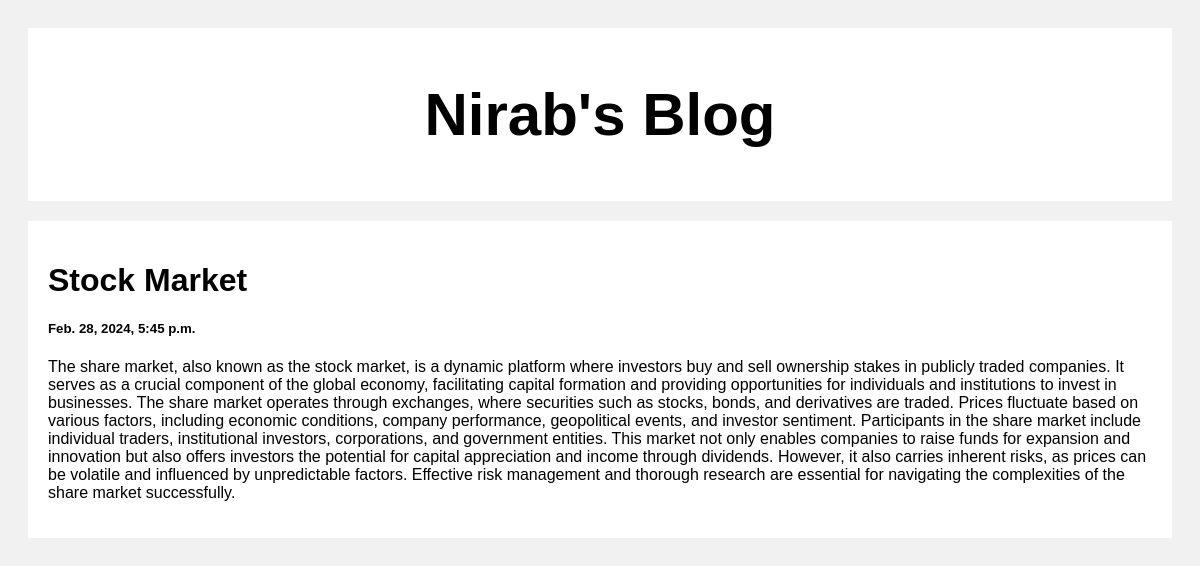
/post/1, run on the app's committed database.
### posts/models.py (models this page shows)
class Post(models.Model):
    title = models.CharField(max_length=100)
    body = models.CharField(max_length=1000000)
    created_at = models.DateTimeField(default=datetime.now, blank=True)

### posts/views.py (the view)
# urls.py: path('post/<str:pk>',views.post, name='post')
def post(request, pk):
    posts = Post.objects.get(pk=pk)
    return render(request, 'posts.html',  {'posts': posts})

### templates/posts.html (shortened to what this page needs)
<!DOCTYPE html>
<html>
<head>
</head>
<body>
<div class="header">
  <h2>Nirab's Blog</h2>
</div>
<div class="row">
  <div class="leftcolumn">
    <div class="card">
        <h1>{{posts.title}}</h1>
        <h5>{{posts.created_at}}</h5>
        <p>{{posts.body}}</p>
    </div>
  </div>
</div>
</body>
</html>

### templates/posts.html (style rules this page uses)
* { box-sizing: border-box; }
body { font-family: Arial; padding: 20px; background: #f1f1f1; }
.header { padding: 2px; font-size: 40px; text-align: center; background: white; }
.leftcolumn { float: left; width: 100%; }
.card { background-color: white; padding: 20px; margin-top: 20px; }
.row:after { content: ""; display: table; clear: both; }

### data on the page
Post: title "Stock Market", created_at "Feb. 28, 2024, 5:45 p.m.", body "The share market, also known as the stock market, is a dynamic platform where investors buy and sell ownership stakes in publicly traded companies. It serves as a crucial component of the global economy, facilitating capital formation and providing opportunities for individuals and institutions to invest in businesses. The share market operates through exchanges, where securities such as stocks, bonds, and derivatives are traded. Prices fluctuate based on various factors, including economic conditions, company performance, geopolitical events, and investor sentiment. Participants in the share market include individual traders, institutional investors, corporations, and government entities.…"
